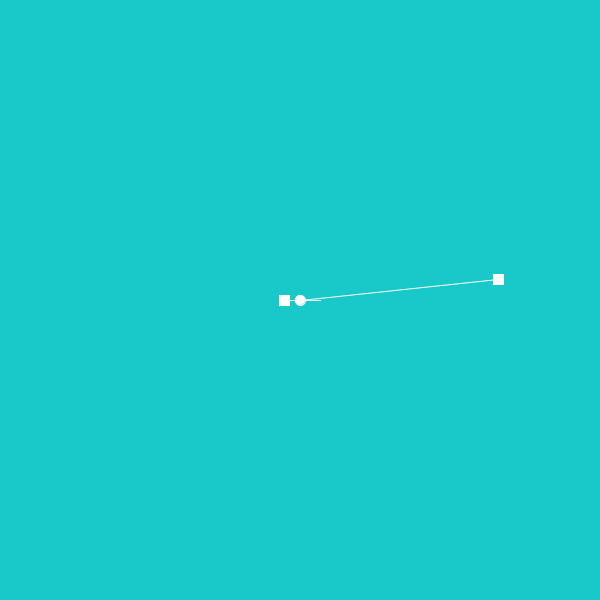
Frame 1 (no input)
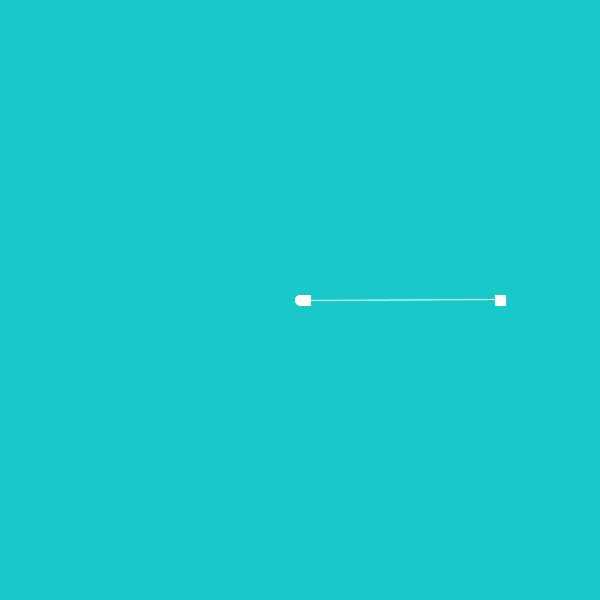
Frame 60 (the mouse pressed at the canvas centre just before this capture)
Frame 120 (the mouse held since frame 60 and released just before this capture): identical to frame 60, image omitted

The Processing sketch that drew these frames (run headless with seeded random() and noise(); from frame 60 on, the mouse is pressed at the canvas centre):

// Processing sketch: processing_162692
// ── processing_162692.pde

float radius = 200;
float curDeg = 0;
float curDeg2 =0;


void setup()
{
  size(600,600);
  frameRate(50);

}

void draw()
{  background(25,200,200);
  translate(width/2, height/2);
  
  curDeg -= 6;
  float rad = radians(curDeg);
  float x = 200 * cos(rad);
  float y = radius * sin(rad);
  
    curDeg2 -= 6;
  float rad2 = radians(curDeg2);
  float x2 = 200 * cos(rad2);
  float y2 = radius * sin(rad2);
stroke(255);
rect(x2-5,y2-5,10,10);
line(0,0,x2,y2);

ellipse(0,0,10,10);
line(0-y,0,y,0);
rect(y2,-5,10,10);


}
